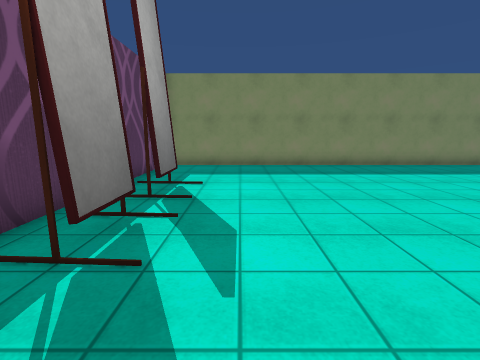
[1] (above)

12 first-person views from a walk through a Unity game level. The camera is 1.4 m above the floor, tilts 10° down and sees 85° across. The floor is counted in squares, 1 m on a side. Each view is taken from the middle of a square. On the plan, view 1 faces up. The plan holds only what a view shows up to about 13 squares ahead; the rest is blank. Some animated figures are not drawn. Some surface patterns are stand-ins.

[2]
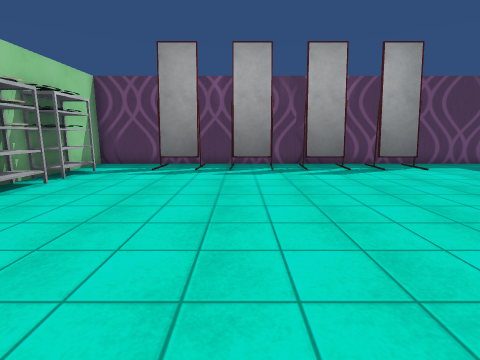

[3]
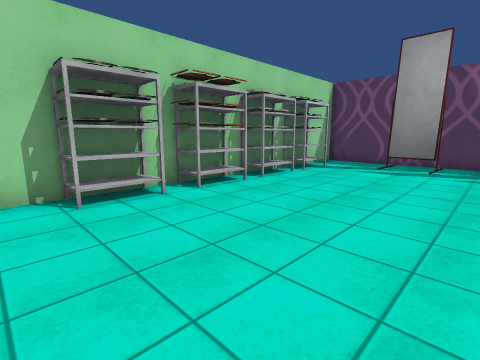

[4]
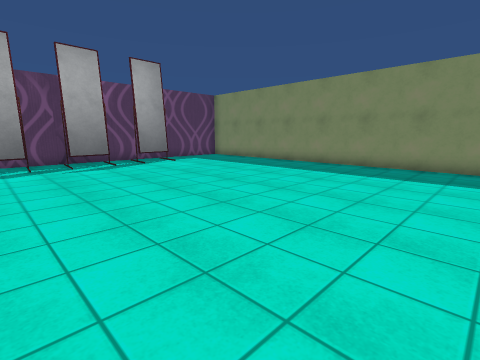

[5]
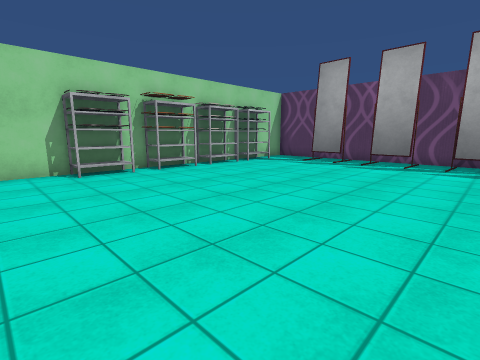

[6]
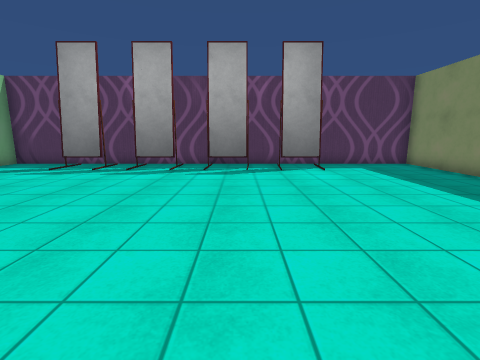

[7]
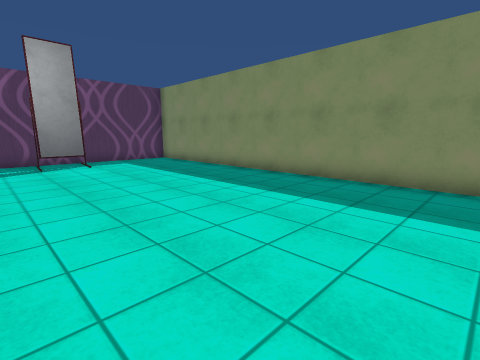

[8]
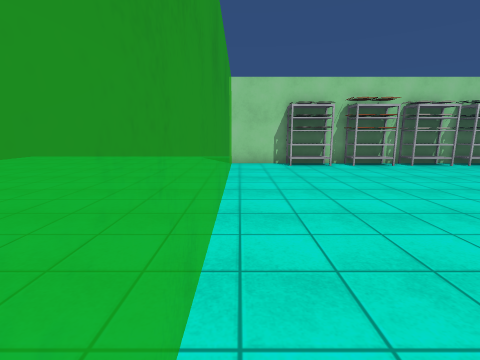

[9]
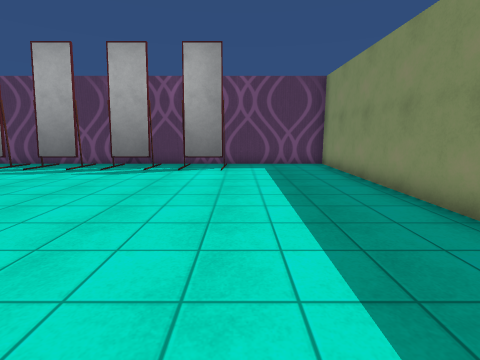

[10]
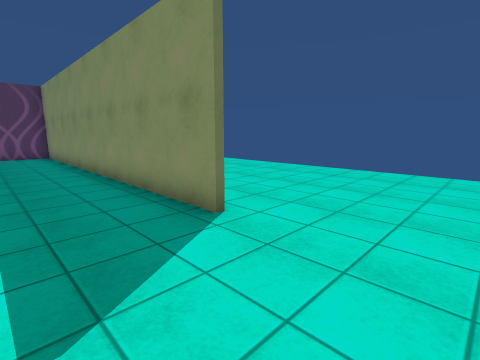

[11]
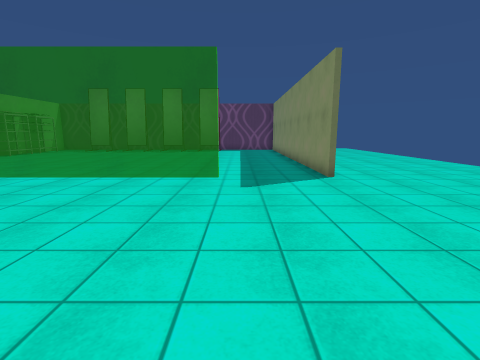

[12]
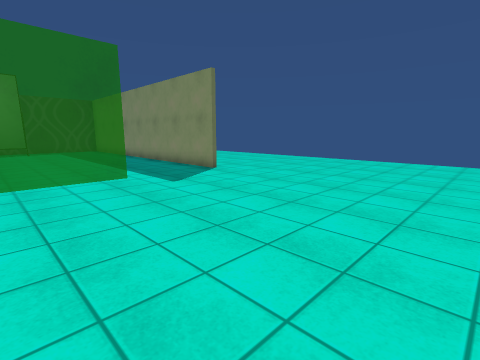

### Floor plan
Key: @ floor where view 1 was taken; # wall or solid block; . floor; = window, fence, low wall or low ledge; S shelf; O other object.
Columns run from 3 left of view 1 to 22 right of it. Each row starts with its distance up from view 1.
 19           .............
 18          ..............
 17          ..............
 16           ..............
 15           ..............
 14           ..............
 13             ............
 12 ###############.........
 11 #.......................
 10 #.......................
  9 #.......................
  8 #.............. ........
  7 #O............. ........
  6 #O............. .......
  5 #.............. ...... .
  4 #O............. ...
  3 #O............. ..
  2 #.............. ...
  1 #O............. ....
  0 #O.@........... .....
 -1 #.............. ......
 -2 #O............. .......
 -3 #O............. .......
 -4 #.............. ........
 -5 #.............. .........
 -6 #.=S=S#S##SSS.. ..........
 -7 ##===##S#######...........

Where each view was taken, in squares from view 1:
view 1: 0 up, 0 right, facing up
view 2: 0 up, 9 right, facing left
view 3: 0 up, 10 right, facing down-left
view 4: 0 up, 11 right, facing up-left
view 5: 4 up, 11 right, facing down-left
view 6: 4 up, 9 right, facing left
view 7: 4 up, 11 right, facing up-left
view 8: 6 up, 11 right, facing down
view 9: 8 up, 9 right, facing left
view 10: 9 up, 15 right, facing up-left
view 11: 9 up, 20 right, facing left
view 12: 5 up, 20 right, facing up-left
